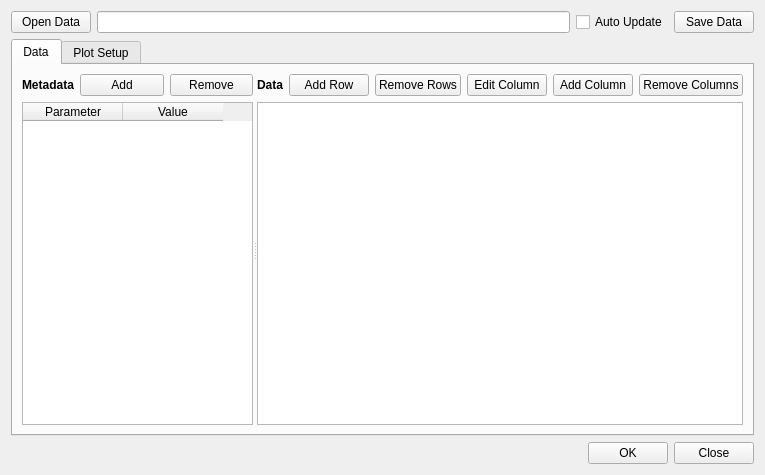
<?xml version="1.0" encoding="UTF-8"?>
<ui version="4.0">
 <class>Form</class>
 <widget class="QWidget" name="Form">
  <property name="geometry">
   <rect>
    <x>0</x>
    <y>0</y>
    <width>765</width>
    <height>475</height>
   </rect>
  </property>
  <property name="sizePolicy">
   <sizepolicy hsizetype="Expanding" vsizetype="Expanding">
    <horstretch>0</horstretch>
    <verstretch>0</verstretch>
   </sizepolicy>
  </property>
  <property name="windowTitle">
   <string>Form</string>
  </property>
  <layout class="QVBoxLayout" name="verticalLayout_2">
   <item>
    <layout class="QVBoxLayout" name="verticalLayout">
     <item>
      <layout class="QHBoxLayout" name="horizontalLayout">
       <item>
        <widget class="QPushButton" name="openDataFilePushButton">
         <property name="text">
          <string>Open Data</string>
         </property>
         <property name="autoDefault">
          <bool>false</bool>
         </property>
        </widget>
       </item>
       <item>
        <widget class="QLineEdit" name="dataFileLineEdit"/>
       </item>
       <item>
        <widget class="QCheckBox" name="autoUpdateCheckBox">
         <property name="text">
          <string>Auto Update</string>
         </property>
        </widget>
       </item>
       <item>
        <widget class="QPushButton" name="saveDataPushButton">
         <property name="text">
          <string>Save Data</string>
         </property>
        </widget>
       </item>
      </layout>
     </item>
     <item>
      <widget class="QTabWidget" name="tabWidget">
       <property name="currentIndex">
        <number>0</number>
       </property>
       <widget class="QWidget" name="dataTab">
        <attribute name="title">
         <string>Data</string>
        </attribute>
        <layout class="QVBoxLayout" name="verticalLayout_5">
         <item>
          <widget class="QSplitter" name="splitter">
           <property name="orientation">
            <enum>Qt::Horizontal</enum>
           </property>
           <widget class="QWidget" name="layoutWidget">
            <layout class="QVBoxLayout" name="verticalLayout_3">
             <item>
              <layout class="QHBoxLayout" name="horizontalLayout_3">
               <item>
                <widget class="QLabel" name="metaDataLabel">
                 <property name="sizePolicy">
                  <sizepolicy hsizetype="Fixed" vsizetype="Preferred">
                   <horstretch>0</horstretch>
                   <verstretch>0</verstretch>
                  </sizepolicy>
                 </property>
                 <property name="font">
                  <font>
                   <weight>75</weight>
                   <bold>true</bold>
                  </font>
                 </property>
                 <property name="text">
                  <string>Metadata</string>
                 </property>
                </widget>
               </item>
               <item>
                <widget class="QPushButton" name="addMetaDataPushButton">
                 <property name="text">
                  <string>Add</string>
                 </property>
                </widget>
               </item>
               <item>
                <widget class="QPushButton" name="removeMetaDataPushButton">
                 <property name="text">
                  <string>Remove</string>
                 </property>
                </widget>
               </item>
              </layout>
             </item>
             <item>
              <widget class="QTableWidget" name="metaDataTableWidget">
               <property name="sortingEnabled">
                <bool>true</bool>
               </property>
               <column>
                <property name="text">
                 <string>Parameter</string>
                </property>
               </column>
               <column>
                <property name="text">
                 <string>Value</string>
                </property>
               </column>
              </widget>
             </item>
            </layout>
           </widget>
           <widget class="QWidget" name="layoutWidget">
            <layout class="QVBoxLayout" name="verticalLayout_4">
             <item>
              <layout class="QHBoxLayout" name="horizontalLayout_4">
               <item>
                <widget class="QLabel" name="dataLabel">
                 <property name="sizePolicy">
                  <sizepolicy hsizetype="Fixed" vsizetype="Preferred">
                   <horstretch>0</horstretch>
                   <verstretch>0</verstretch>
                  </sizepolicy>
                 </property>
                 <property name="font">
                  <font>
                   <weight>75</weight>
                   <bold>true</bold>
                  </font>
                 </property>
                 <property name="text">
                  <string>Data</string>
                 </property>
                </widget>
               </item>
               <item>
                <widget class="QPushButton" name="addRowPushButton">
                 <property name="text">
                  <string>Add Row</string>
                 </property>
                </widget>
               </item>
               <item>
                <widget class="QPushButton" name="removeRowsPushButton">
                 <property name="text">
                  <string>Remove Rows</string>
                 </property>
                </widget>
               </item>
               <item>
                <widget class="QPushButton" name="editColumnPushButton">
                 <property name="text">
                  <string>Edit Column</string>
                 </property>
                </widget>
               </item>
               <item>
                <widget class="QPushButton" name="addColumnPushButton">
                 <property name="text">
                  <string>Add Column</string>
                 </property>
                </widget>
               </item>
               <item>
                <widget class="QPushButton" name="removeColumnPushButton">
                 <property name="text">
                  <string>Remove Columns</string>
                 </property>
                </widget>
               </item>
              </layout>
             </item>
             <item>
              <widget class="QTableWidget" name="dataTableWidget">
               <property name="sortingEnabled">
                <bool>true</bool>
               </property>
              </widget>
             </item>
            </layout>
           </widget>
          </widget>
         </item>
        </layout>
       </widget>
       <widget class="QWidget" name="plotSetupTab">
        <attribute name="title">
         <string>Plot Setup</string>
        </attribute>
        <layout class="QHBoxLayout" name="horizontalLayout_6">
         <item>
          <layout class="QVBoxLayout" name="verticalLayout_6">
           <item>
            <layout class="QHBoxLayout" name="horizontalLayout_5">
             <item>
              <spacer name="horizontalSpacer_2">
               <property name="orientation">
                <enum>Qt::Horizontal</enum>
               </property>
               <property name="sizeHint" stdset="0">
                <size>
                 <width>40</width>
                 <height>20</height>
                </size>
               </property>
              </spacer>
             </item>
             <item>
              <widget class="QPushButton" name="addPlotPushButton">
               <property name="text">
                <string>Add</string>
               </property>
              </widget>
             </item>
             <item>
              <widget class="QPushButton" name="removePlotPushButton">
               <property name="text">
                <string>Remove</string>
               </property>
              </widget>
             </item>
            </layout>
           </item>
           <item>
            <widget class="QTableWidget" name="plotSetupTableWidget">
             <column>
              <property name="text">
               <string>Label</string>
              </property>
             </column>
             <column>
              <property name="text">
               <string>X</string>
              </property>
             </column>
             <column>
              <property name="text">
               <string>Y</string>
              </property>
             </column>
             <column>
              <property name="text">
               <string>Yerr</string>
              </property>
             </column>
             <column>
              <property name="text">
               <string>Plot-Color</string>
              </property>
             </column>
            </widget>
           </item>
          </layout>
         </item>
        </layout>
       </widget>
      </widget>
     </item>
     <item>
      <layout class="QHBoxLayout" name="horizontalLayout_2">
       <item>
        <spacer name="horizontalSpacer">
         <property name="orientation">
          <enum>Qt::Horizontal</enum>
         </property>
         <property name="sizeHint" stdset="0">
          <size>
           <width>40</width>
           <height>20</height>
          </size>
         </property>
        </spacer>
       </item>
       <item>
        <widget class="QPushButton" name="okPushButton">
         <property name="text">
          <string>OK</string>
         </property>
         <property name="autoDefault">
          <bool>false</bool>
         </property>
         <property name="default">
          <bool>false</bool>
         </property>
        </widget>
       </item>
       <item>
        <widget class="QPushButton" name="closePushButton">
         <property name="text">
          <string>Close</string>
         </property>
        </widget>
       </item>
      </layout>
     </item>
    </layout>
   </item>
  </layout>
 </widget>
 <resources/>
 <connections/>
</ui>
